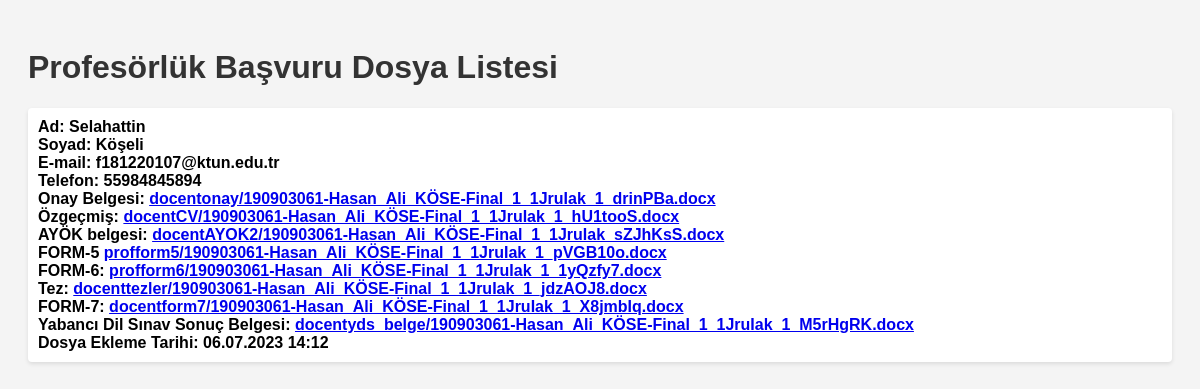
The page /pfile/pupload/ on the database its author committed.
### pfile/models.py (models this page shows)
class Prof(models.Model):
    ad = models.CharField(max_length=20, verbose_name='Ad')
    soyad = models.CharField(max_length=20, verbose_name='Soyad')
    email = models.EmailField(max_length=30, verbose_name='E-mail')
    telefon= models.CharField(max_length=15, verbose_name='Telefon')
    onay=models.FileField(upload_to='docentonay/',default="")
    ozgecmis = models.FileField(upload_to='docentCV/',verbose_name="Özgeçmiş",default="")
    AYOK2 = models.FileField(upload_to='docentAYOK2/',default="")
    form5=models.FileField(upload_to="profform5/",verbose_name="FORM-5",default="")
    form6=models.FileField(upload_to="profform6/",verbose_name="FORM-6",default="")
    tez = models.FileField(upload_to='docenttezler/',default="")
    form7=models.FileField(upload_to='docentform7/',verbose_name="FORM-7",default="")
    yds = models.FileField(upload_to='docentyds_belge/',verbose_name="YDS Sonuç Belgesi",default="")
    upload_date = models.DateTimeField(verbose_name="Yükleme Tarihi", default=timezone.now)

### pfile/views.py (the view)
# urls.py: path('pfile/pupload/',pfile_views.dupload,name="pupload"),
def dupload(request):
    basvurular = Prof.objects.all()
    return render(request, 'pupload.html', {'basvurular': basvurular})

### templates/pupload.html (shortened to what this page needs)
<!DOCTYPE html>
<html>
<head>
</head>
<body>
    <h1>Profesörlük Başvuru Dosya Listesi</h1>
    <ul>
        {% for basvuru in basvurular %}
            <li>
                <strong>Ad:</strong> {{ basvuru.ad }}<br>
                <strong>Soyad:</strong> {{ basvuru.soyad }}<br>
                <strong>E-mail:</strong> {{ basvuru.email }}<br>
                <strong>Telefon:</strong> {{ basvuru.telefon }}<br>
                <strong>Onay Belgesi:</strong> <a href="{{ basvuru.onay.url }}">{{ basvuru.onay.name }}</a><br>
                <strong>Özgeçmiş:</strong> <a href="{{ basvuru.ozgecmis.url }}">{{ basvuru.ozgecmis.name }}</a><br>
                <strong>AYÖK belgesi:</strong> <a href="{{ basvuru.AYOK2.url }}">{{ basvuru.AYOK2.name }}</a><br>
                <strong>FORM-5</strong> <a href="{{ basvuru.form5.url }}">{{ basvuru.form5.name }}</a><br>
                <strong>FORM-6:</strong> <a href="{{ basvuru.form6.url }}">{{ basvuru.form6.name }}</a><br>
                <strong>Tez:</strong> <a href="{{ basvuru.tez.url }}">{{ basvuru.tez.name }}</a><br>
                <strong>FORM-7:</strong> <a href="{{ basvuru.form7.url }}">{{ basvuru.form7.name }}</a><br>
                <strong>Yabancı Dil Sınav Sonuç Belgesi:</strong> <a href="{{ basvuru.yds.url }}">{{ basvuru.yds.name }}</a><br>
            <strong>Dosya Ekleme Tarihi:</strong> {{ basvuru.upload_date|date:"d.m.Y H:i"}}
            </li>
        {% empty %}
            <li class="empty-message">Henüz dosya bulunmamaktadır.</li>
        {% endfor %}
    </ul>
</body>
</html>

### templates/pupload.html (style rules this page uses)
body { font-family: Arial, sans-serif; background-color: #f4f4f4; padding: 20px; }
h1 { color: #333; }
ul { list-style-type: none; padding: 0; }
li { margin-bottom: 10px; background-color: #fff; padding: 10px; border-radius: 4px; box-shadow: 0 2px 4px rgba(0, 0, 0, 0.1); }
li:first-child { font-weight: bold; }

### rows shown on the page
Prof: ad "Selahattin", soyad "Köşeli", email "f181220107@ktun.edu.tr", telefon "55984845894", onay.name "docentonay/190903061-Hasan_Ali_KÖSE-Final_1_1JruIak_1_drinPBa.docx", ozgecmis.name "docentCV/190903061-Hasan_Ali_KÖSE-Final_1_1JruIak_1_hU1tooS.docx", AYOK2.name "docentAYOK2/190903061-Hasan_Ali_KÖSE-Final_1_1JruIak_sZJhKsS.docx", form5.name "profform5/190903061-Hasan_Ali_KÖSE-Final_1_1JruIak_1_pVGB10o.docx", form6.name "profform6/190903061-Hasan_Ali_KÖSE-Final_1_1JruIak_1_1yQzfy7.docx", tez.name "docenttezler/190903061-Hasan_Ali_KÖSE-Final_1_1JruIak_1_jdzAOJ8.docx", form7.name "docentform7/190903061-Hasan_Ali_KÖSE-Final_1_1JruIak_1_X8jmbIq.docx", yds.name "docentyds_belge/190903061-Hasan_Ali_KÖSE-Final_1_1JruIak_1_M5rHgRK.docx", upload_date "06.07.2023 14:12"
